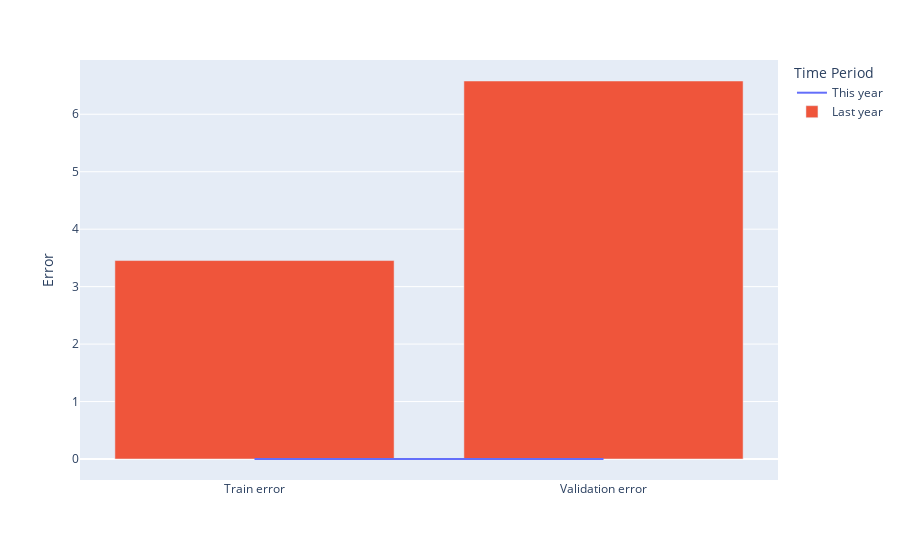

The notebook cell saved with this chart:
### Code cell
from sklearn.datasets import load_iris
from sklearn.linear_model import LogisticRegression
from sklearn.model_selection import train_test_split
from sklearn import svm
import numpy as np
import matplotlib.pyplot as plt
import sklearn.linear_model
from sklearn.metrics import log_loss
from mpl_toolkits.mplot3d import Axes3D
import plotly.express as px
from sklearn.utils import shuffle
from sklearn.metrics import zero_one_loss



path = "data.csv"  # Define file path
data = np.loadtxt(path, delimiter=',', skiprows=1)  # Load data as an ndarray
data = shuffle(data, random_state=0)

day=data[:,1]; 
month=data[:,2]; 
education=data[:,3]; 
label=data[:,4];



#for 1 feature
#plt.figure()  # Set size of figure
#plt.scatter(month, label)  # Make a scatterplot of the weights vs. waists.xlabel('day')  # Set label to x-axis
#plt.ylabel('president yes/no')  # Set label to y-axis
#plt.show()

#for 2 features
fig = plt.figure()  # Set size of figure
ax = fig.add_subplot(111, projection='3d')
ax.scatter(label, month, day, c='r', marker='o')  # Make a scatterplot of the weights vs. waists
ax.set_xlabel('president no/yes')  # Set label to x-axis
ax.set_ylabel('month')  # Set label to y-axis
ax.set_zlabel('day')
plt.show()

s = 51;
X=data[:s,[2, 3]]
label=data[:s,4];


Xt=data[s:,[2, 3]]
yt=data[s:,4];

X_train, X_test, y_train, y_test = train_test_split(X, label, test_size=0.4, random_state=0)


###

logreg = LogisticRegression(C=1e5)
logreg.fit(X_train, y_train)

# Plot the decision boundary. For that, we will assign a color to each
# point in the mesh [x_min, x_max]x[y_min, y_max].
x_min, x_max = X_train[:, 0].min() - .5, X_train[:, 0].max() + .5
y_min, y_max = X_train[:, 1].min() - .5, X_train[:, 1].max() + .5
h = .01  # step size in the mesh
xx, yy = np.meshgrid(np.arange(x_min, x_max, h), np.arange(y_min, y_max, h))
Z = logreg.predict(np.c_[xx.ravel(), yy.ravel()])

# Put the result into a color plot
Z = Z.reshape(xx.shape)
plt.figure(1, figsize=(4, 3))
plt.pcolormesh(xx, yy, Z, cmap=plt.cm.Paired)

# Plot also the training points
plt.scatter(X_train[:, 0], X_train[:, 1], c=y_train, edgecolors='k', cmap=plt.cm.Paired)

plt.xlabel('Birth month')
plt.ylabel('Education level')

plt.xlim(xx.min(), xx.max())
plt.ylim(yy.min(), yy.max())
plt.xticks(())
plt.yticks(())

plt.show()

print("Train error: {:.5f}".format(log_loss(y_train, logreg.predict(X_train))))
Z = Z.reshape(xx.shape)
plt.figure(1, figsize=(4, 3))
plt.pcolormesh(xx, yy, Z, cmap=plt.cm.Paired)


plt.scatter(X_test[:, 0], X_test[:, 1], c=y_test, edgecolors='k', cmap=plt.cm.Paired)

plt.xlabel('Birth month')
plt.ylabel('Education level')

plt.xlim(xx.min(), xx.max())
plt.ylim(yy.min(), yy.max())
plt.xticks(())
plt.yticks(())

plt.show()
print("Validation error: {:.5f}".format(log_loss(y_test, logreg.predict(X_test))))

##Plot error
f = ["Train error", "Validation error"]
fig = px.line(x=f, y=[0,0], color=px.Constant("This year"),labels=dict(x="", y="Error", color="Time Period"))
fig.add_bar(x=f, y=[log_loss(y_train, logreg.predict(X_train)),log_loss(y_test, logreg.predict(X_test))], name="Last year")
fig.show()


#TEST SET
##TEST
# Plot the decision boundary. For that, we will assign a color to each
# point in the mesh [x_min, x_max]x[y_min, y_max].


x_min, x_max = Xt[:, 0].min() - .5, Xt[:, 0].max() + .5
y_min, y_max = Xt[:, 1].min() - .5, Xt[:, 1].max() + .5
h = .01  # step size in the mesh
xx, yy = np.meshgrid(np.arange(x_min, x_max, h), np.arange(y_min, y_max, h))
Z = logreg.predict(np.c_[xx.ravel(), yy.ravel()])

Z = Z.reshape(xx.shape)
plt.figure(1, figsize=(4, 3))
plt.pcolormesh(xx, yy, Z, cmap=plt.cm.Paired)


plt.scatter(Xt[:, 0], Xt[:, 1], c=yt, edgecolors='k', cmap=plt.cm.Paired)

plt.xlabel('Birth month')
plt.ylabel('Education level')

plt.xlim(xx.min(), xx.max())
plt.ylim(yy.min(), yy.max())
plt.xticks(())
plt.yticks(())

plt.show()
print("Test set error: {:.5f}".format(log_loss(yt, logreg.predict(Xt))))
print("Test set error in 0/1: {:.5f}".format(zero_one_loss(yt, logreg.predict(Xt))))

### Figure 1 — Plotly figure (JSON) as saved in the notebook; plotly's stock layout.template omitted (floating-point values rounded to 4 significant figures)
{"data": [{"hovertemplate": "Time Period=This year<br>=%{x}<br>Error=%{y}<extra></extra>", "legendgroup": "This year", "line": {"color": "#636efa", "dash": "solid"}, "mode": "lines", "name": "This year", "orientation": "v", "showlegend": true, "type": "scatter", "x": ["Train error", "Validation error"], "xaxis": "x", "y": [0, 0], "yaxis": "y"}, {"name": "Last year", "type": "bar", "x": ["Train error", "Validation error"], "y": [3.454, 6.579]}], "layout": {"legend": {"title": {"text": "Time Period"}, "tracegroupgap": 0}, "margin": {"t": 60}, "xaxis": {"anchor": "y", "domain": [0, 1], "title": {"text": ""}}, "yaxis": {"anchor": "x", "domain": [0, 1], "title": {"text": "Error"}}}}
